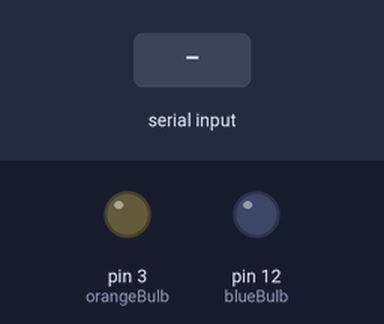
The sketch below on a simulated Arduino Uno, built with avr-gcc and run on an emulated ATmega328P. Parts: output pins drawn as LEDs (lit = HIGH). The test bench sets the inputs (shaded band). What the sketch prints to the serial monitor is not drawn.

Above: at 2.2 s.
2.3 s: "A" received over Serial
3.9 s: "X" received over Serial
5.5 s: "X" received over Serial
At 7.0 s:
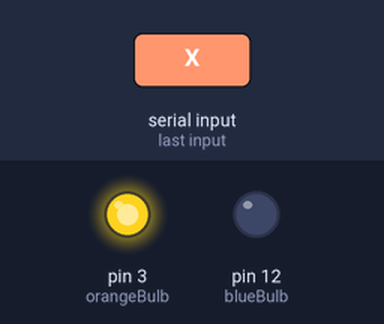
Timing chart, 0 to 12.1 s (numbered marks = the images above; inputs shaded):
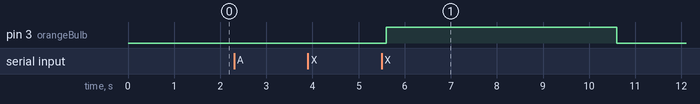

The sketch:

trying_this.ino
```cpp
int led1 = 8;
int led2 = 9;
int led3 = 10;
int led4 = 11;
int blueBulb = 12;
int orangeBulb = 3;

int incomingByte;
int index = 0; //index incoming bytes into an array
int data[3]; //allocate some space for the bytes

int activity;
int sleep;
int time;

int delayS = 1000;
int delayA = 5000;
int delayB = 10000;
int delayC = 15000;
int delayD = 20000;
int forever = 3600000;


void setup() {
  // initialize serial communication:
  Serial.begin(9600);
  delay(1000);


  // initialize the bulbs as outputs:
  pinMode(blueBulb, OUTPUT);
  pinMode(orangeBulb, OUTPUT);
}

void loop() {

    // see if there's incoming serial data:
    if (Serial.available() > 0) {

    //add a buffer:
    delay(100);

    // read the oldest byte in the serial buffer:
    incomingByte = Serial.read();

    //store it:
    data[index] = incomingByte;
    index++;

    //test
    Serial.write(incomingByte);

    //if if's a char that matches any in the 'activity' set, store it:
    if ('A' == data[0]  || 'B' == data[0] || 'C' == data[0] || 'D' == data[0]){
       activity = data[0];
    } if ('E' == data[1] || 'F' == data[1] || 'G' == data[1] || 'H' == data[1]){
       sleep = data[1];
       // x = before 6pm, y = after 6pm
    } if ('X' == data[2]|| 'Y' == data[2]){
       time = data[2];

      //add 32 statements here
      if(activity == 'A' && time == 'X'){
        digitalWrite(orangeBulb, HIGH);
        delay(delayA);
        digitalWrite(orangeBulb, LOW);
        delay(forever);
      }
    }
    }}


//       if(activity == 'A'){
//        digitalWrite(blueBulb, HIGH);
//        digitalWrite(led1, HIGH);
//        digitalWrite(led2, HIGH);
//        delay(delayB);
//        digitalWrite(led2, LOW);
//        delay(delayA);
//        digitalWrite(led1, LOW);
//        digitalWrite(blueBulb, LOW);
//        digitalWrite(led1, LOW);
//        digitalWrite(led2, LOW);
//        delay(delayA);
//        digitalWrite(orangeBulb, HIGH);
//        delay(delayB);
//        digitalWrite(orangeBulb, LOW);
//        delay(forever);
//       }

//    }
//  }


//}
```

Measured:
- after the input at 2.3 s, every drawn part: stays the same
- after the input at 3.9 s, every drawn part: stays the same
- after the input at 5.5 s, pin 3 (orangeBulb): LOW → HIGH after 0.10 s, → LOW 5.0 s later
